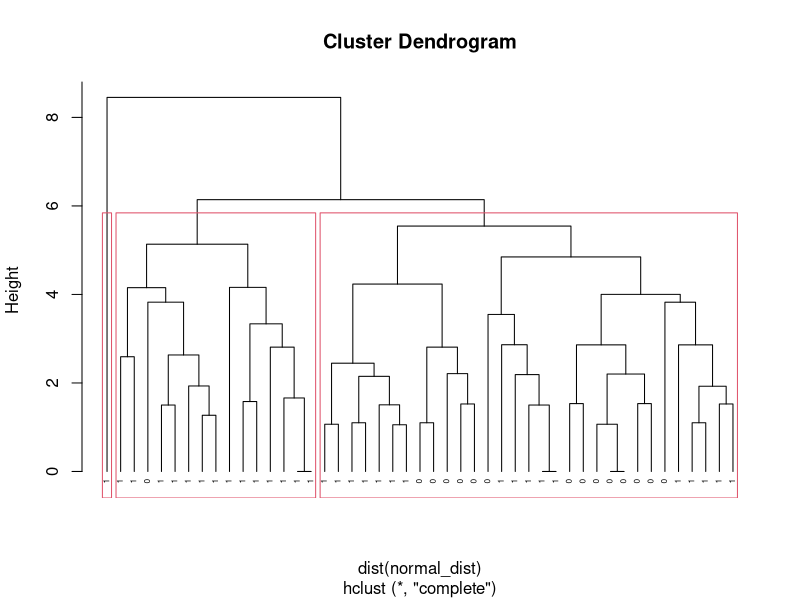
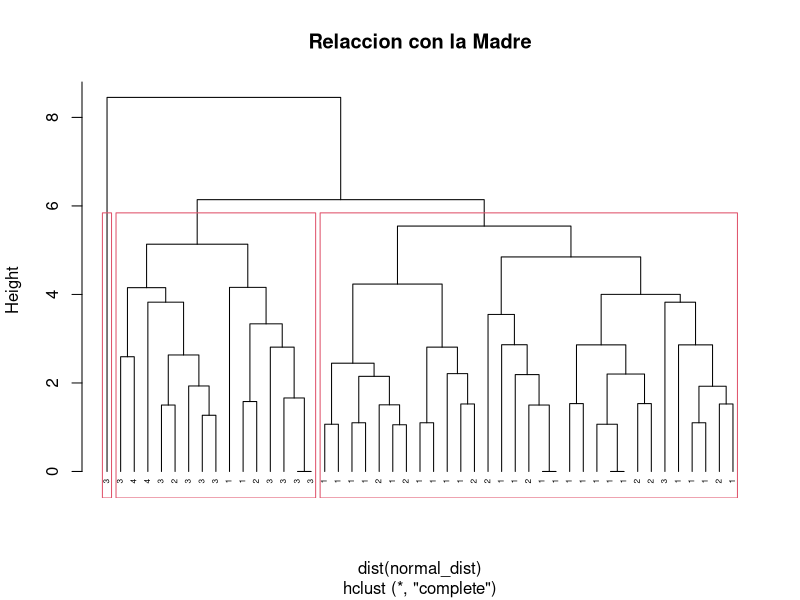
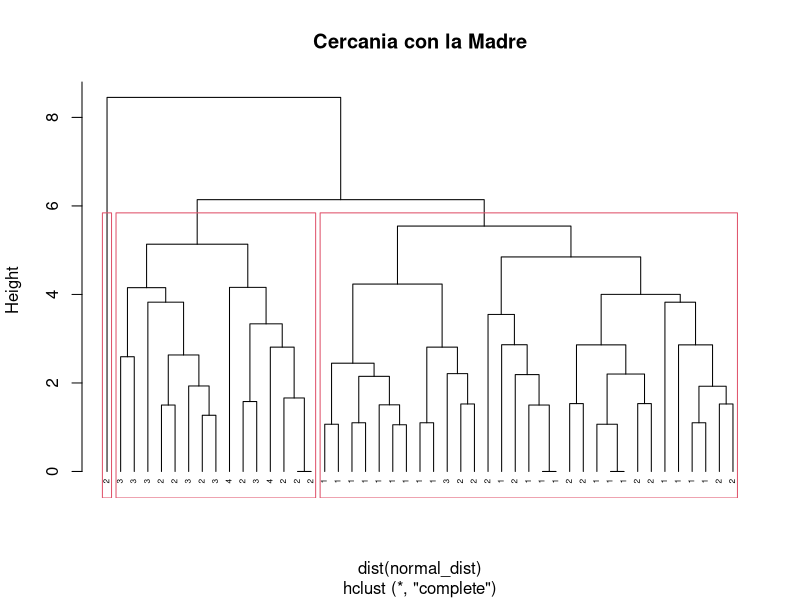
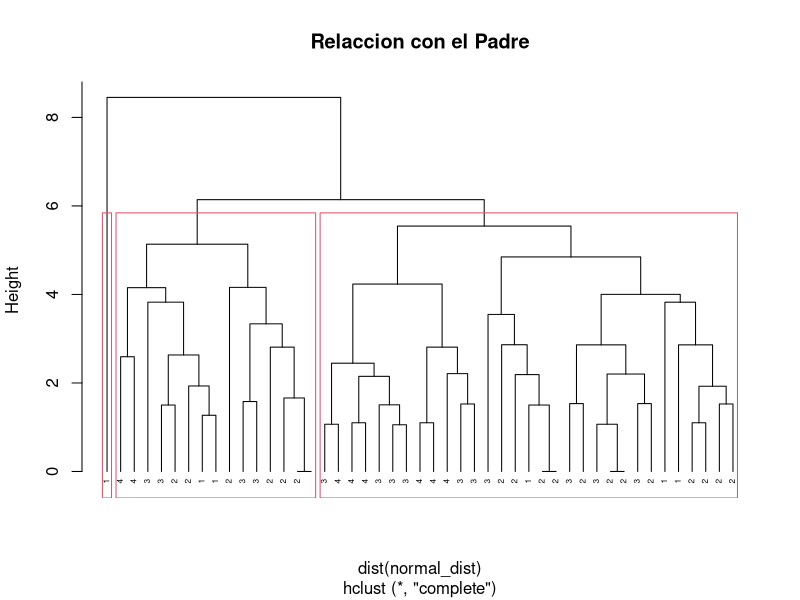
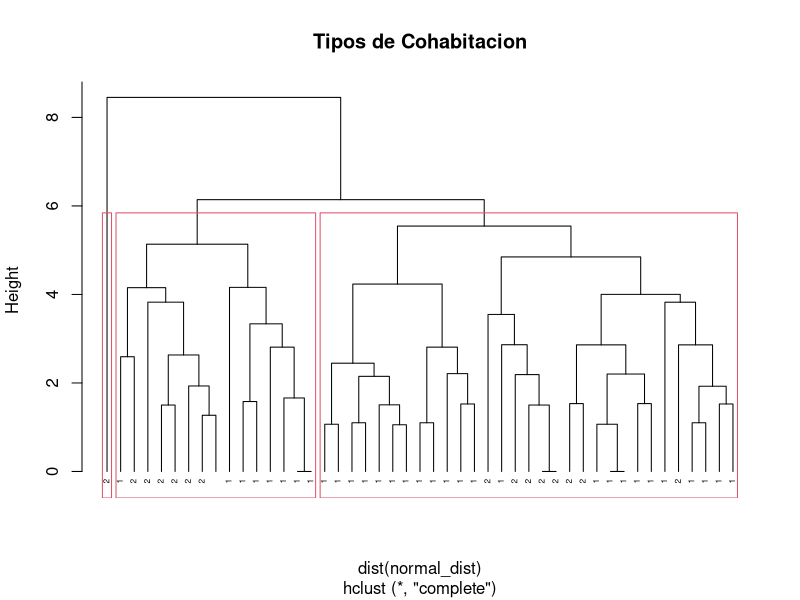
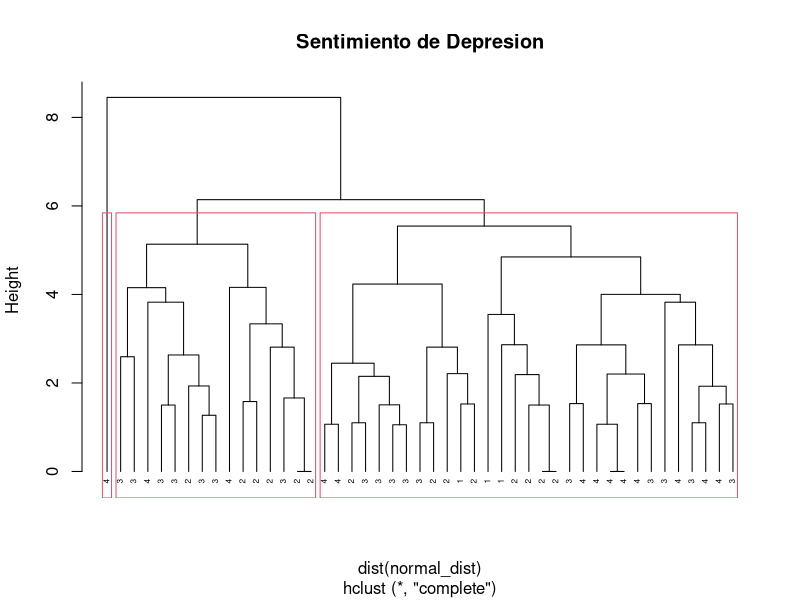
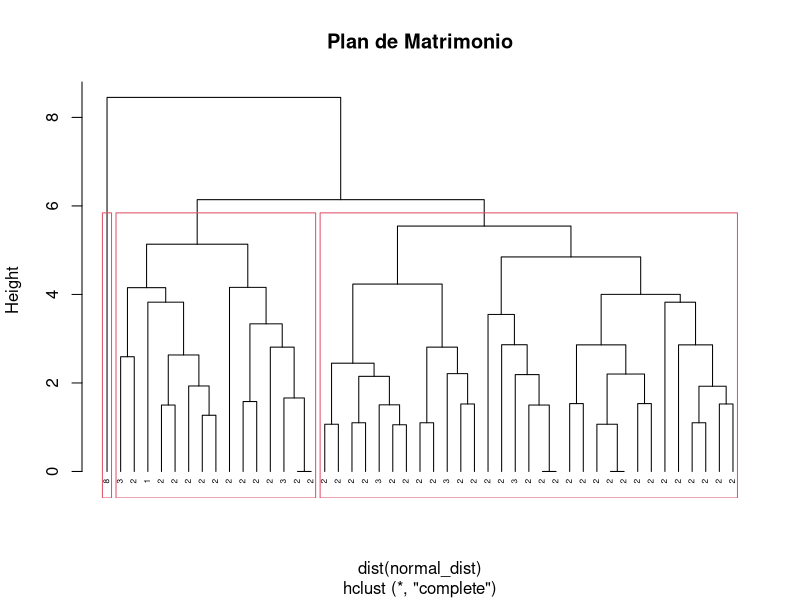
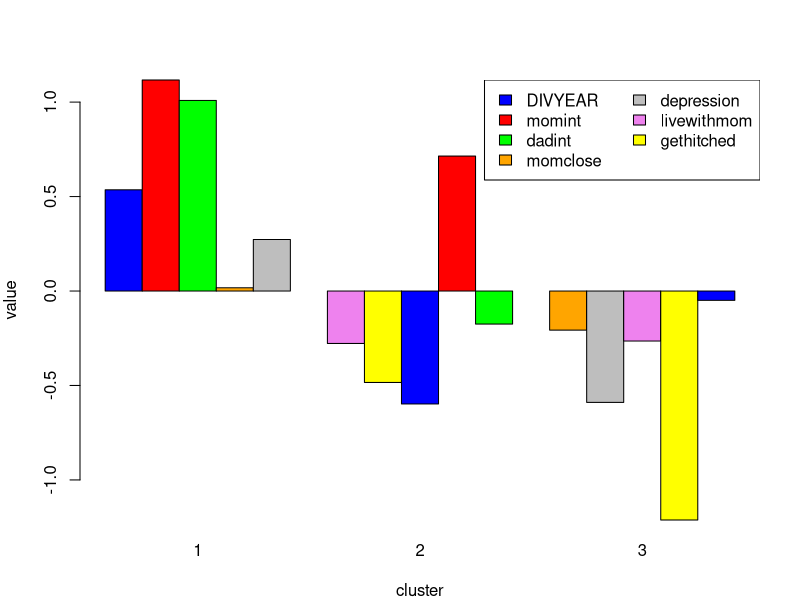

Here is the R script that generated these plots, in order:
## ---- chunk 1
library(cluster)
library(stats)
library(ggplot2)

csv_data <- read.csv2("divorce_data.csv")
summary(csv_data)

csv_data$DIVYEAR<-ifelse(csv_data$DIVYEAR==89, 0, 1)
table(csv_data$livewithmom)

csv_data[csv_data$livewithmom==9, ]

# Cluster con distribución normal
normal_dist <- scale(csv_data)
cluster <- hclust(dist(normal_dist))
cluster

# Año en el que se divorciaron (columna como label)
plot(cluster,hang=-1,cex=.5,labels=csv_data$DIVYEAR)
rect.hclust(cluster,k=3)

# Relaccion con la madre (columna como label)
plot(cluster,hang=-1,cex=.5,labels=csv_data$momint, main = "Relaccion con la Madre")
rect.hclust(cluster,k=3)

# Cercania con la madre (columna como label)
plot(cluster,hang=-1,cex=.5,labels=csv_data$momclose,main = "Cercania con la Madre")
rect.hclust(cluster,k=3)

# Relaccion con la padre (columna como label)
plot(cluster,hang=-1,cex=.5,labels=csv_data$dadint,main = "Relaccion con el Padre")
rect.hclust(cluster,k=3)

# Con quien vive (columna como label)
plot(cluster,hang=-1,cex=.5,labels=csv_data$livewith, main = "Tipos de Cohabitacion")
rect.hclust(cluster,k=3)

# Sentimiento de depresion (columna como label)
plot(cluster,hang=-1,cex=.5,labels=csv_data$depression, main = "Sentimiento de Depresion")
rect.hclust(cluster,k=3)

# Plan de matrimonio(columna como label)
plot(cluster,hang=-1,cex=.5,labels=csv_data$gethitched, main = "Plan de Matrimonio")
rect.hclust(cluster,k=3)

distribucion <- as.data.frame(lapply(csv_data,scale))
str(distribucion)

# Creacion de semilla
set.seed(321)

# Distribution Cluster
cluster_dist <- kmeans(distribucion[,colSums(is.na(distribucion))==0],3)
cluster_dist$size
cluster_dist$centers

# Creamos el grafico
par(mfrow=c(1, 1), mar=c(4, 4, 4, 2))
myColors <- c("blue", "red", "green", "orange", "gray", "violet", "yellow")
barplot(t(cluster_dist$centers), beside = TRUE, xlab="cluster",
ylab="value", col = myColors)
legend("topright", ncol=2, legend = c("DIVYEAR", "momint", "dadint", "momclose", "depression", "livewithmom", "gethitched"), fill = myColors)
